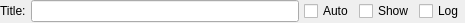
<?xml version="1.0" encoding="UTF-8"?>
<ui version="4.0">
 <class>PlotAxisConfigWidget</class>
 <widget class="QWidget" name="PlotAxisConfigWidget">
  <property name="geometry">
   <rect>
    <x>0</x>
    <y>0</y>
    <width>465</width>
    <height>23</height>
   </rect>
  </property>
  <property name="sizePolicy">
   <sizepolicy hsizetype="Preferred" vsizetype="Minimum">
    <horstretch>0</horstretch>
    <verstretch>0</verstretch>
   </sizepolicy>
  </property>
  <property name="windowTitle">
   <string>Form</string>
  </property>
  <layout class="QGridLayout" name="gridLayout">
   <property name="horizontalSpacing">
    <number>5</number>
   </property>
   <property name="margin">
    <number>0</number>
   </property>
   <item row="0" column="0">
    <widget class="QLabel" name="label">
     <property name="text">
      <string>Title:</string>
     </property>
    </widget>
   </item>
   <item row="0" column="1">
    <widget class="QLineEdit" name="lineEditTitle"/>
   </item>
   <item row="0" column="2">
    <widget class="QCheckBox" name="checkBoxTitleAuto">
     <property name="text">
      <string>Auto</string>
     </property>
    </widget>
   </item>
   <item row="0" column="3">
    <widget class="QCheckBox" name="checkBoxTitleVisible">
     <property name="sizePolicy">
      <sizepolicy hsizetype="Preferred" vsizetype="Fixed">
       <horstretch>0</horstretch>
       <verstretch>0</verstretch>
      </sizepolicy>
     </property>
     <property name="toolTip">
      <string>Show/hide axis labels</string>
     </property>
     <property name="text">
      <string>Show</string>
     </property>
    </widget>
   </item>
   <item row="0" column="4">
    <widget class="QCheckBox" name="checkBoxLogScale">
     <property name="toolTip">
      <string>Ignored on time axes. Values &lt;= 0 are drawn below the axis.</string>
     </property>
     <property name="text">
      <string>Log</string>
     </property>
    </widget>
   </item>
  </layout>
 </widget>
 <resources/>
 <connections/>
</ui>
